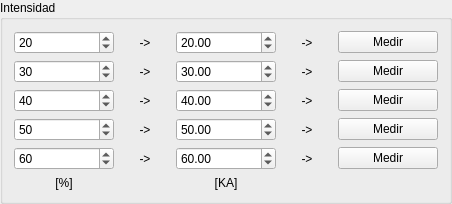
               <widget class="QGroupBox" name="groupBox_6">
                <property name="title">
                 <string>Intensidad</string>
                </property>
                <layout class="QGridLayout" name="gridLayout_9">
                 <item row="1" column="3">
                  <widget class="QLabel" name="label_80">
                   <property name="minimumSize">
                    <size>
                     <width>50</width>
                     <height>0</height>
                    </size>
                   </property>
                   <property name="maximumSize">
                    <size>
                     <width>50</width>
                     <height>16777215</height>
                    </size>
                   </property>
                   <property name="text">
                    <string>-&gt;</string>
                   </property>
                   <property name="alignment">
                    <set>Qt::AlignCenter</set>
                   </property>
                  </widget>
                 </item>
                 <item row="3" column="3">
                  <widget class="QLabel" name="label_84">
                   <property name="minimumSize">
                    <size>
                     <width>50</width>
                     <height>0</height>
                    </size>
                   </property>
                   <property name="maximumSize">
                    <size>
                     <width>50</width>
                     <height>16777215</height>
                    </size>
                   </property>
                   <property name="text">
                    <string>-&gt;</string>
                   </property>
                   <property name="alignment">
                    <set>Qt::AlignCenter</set>
                   </property>
                  </widget>
                 </item>
                 <item row="0" column="2">
                  <widget class="QDoubleSpinBox" name="caja_420">
                   <property name="minimumSize">
                    <size>
                     <width>100</width>
                     <height>0</height>
                    </size>
                   </property>
                   <property name="maximumSize">
                    <size>
                     <width>100</width>
                     <height>16777215</height>
                    </size>
                   </property>
                   <property name="value">
                    <double>20.000000000000000</double>
                   </property>
                  </widget>
                 </item>
                 <item row="0" column="0">
                  <widget class="QSpinBox" name="caja_415">
                   <property name="minimumSize">
                    <size>
                     <width>100</width>
                     <height>0</height>
                    </size>
                   </property>
                   <property name="maximumSize">
                    <size>
                     <width>100</width>
                     <height>16777215</height>
                    </size>
                   </property>
                   <property name="value">
                    <number>20</number>
                   </property>
                  </widget>
                 </item>
                 <item row="1" column="1">
                  <widget class="QLabel" name="label_79">
                   <property name="minimumSize">
                    <size>
                     <width>50</width>
                     <height>0</height>
                    </size>
                   </property>
                   <property name="maximumSize">
                    <size>
                     <width>50</width>
                     <height>16777215</height>
                    </size>
                   </property>
                   <property name="text">
                    <string>-&gt;</string>
                   </property>
                   <property name="alignment">
                    <set>Qt::AlignCenter</set>
                   </property>
                  </widget>
                 </item>
                 <item row="4" column="1">
                  <widget class="QLabel" name="label_85">
                   <property name="minimumSize">
                    <size>
                     <width>50</width>
                     <height>0</height>
                    </size>
                   </property>
                   <property name="maximumSize">
                    <size>
                     <width>50</width>
                     <height>16777215</height>
                    </size>
                   </property>
                   <property name="text">
                    <string>-&gt;</string>
                   </property>
                   <property name="alignment">
                    <set>Qt::AlignCenter</set>
                   </property>
                  </widget>
                 </item>
                 <item row="2" column="2">
                  <widget class="QDoubleSpinBox" name="caja_422">
                   <property name="minimumSize">
                    <size>
                     <width>100</width>
                     <height>0</height>
                    </size>
                   </property>
                   <property name="maximumSize">
                    <size>
                     <width>100</width>
                     <height>16777215</height>
                    </size>
                   </property>
                   <property name="value">
                    <double>40.000000000000000</double>
                   </property>
                  </widget>
                 </item>
                 <item row="2" column="1">
                  <widget class="QLabel" name="label_81">
                   <property name="minimumSize">
                    <size>
                     <width>50</width>
                     <height>0</height>
                    </size>
                   </property>
                   <property name="maximumSize">
                    <size>
                     <width>50</width>
                     <height>16777215</height>
                    </size>
                   </property>
                   <property name="text">
                    <string>-&gt;</string>
                   </property>
                   <property name="alignment">
                    <set>Qt::AlignCenter</set>
                   </property>
                  </widget>
                 </item>
                 <item row="4" column="0">
                  <widget class="QSpinBox" name="caja_419">
                   <property name="minimumSize">
                    <size>
                     <width>100</width>
                     <height>0</height>
                    </size>
                   </property>
                   <property name="maximumSize">
                    <size>
                     <width>100</width>
                     <height>16777215</height>
                    </size>
                   </property>
                   <property name="value">
                    <number>60</number>
                   </property>
                  </widget>
                 </item>
                 <item row="3" column="0">
                  <widget class="QSpinBox" name="caja_418">
                   <property name="minimumSize">
                    <size>
                     <width>100</width>
                     <height>0</height>
                    </size>
                   </property>
                   <property name="maximumSize">
                    <size>
                     <width>100</width>
                     <height>16777215</height>
                    </size>
                   </property>
                   <property name="value">
                    <number>50</number>
                   </property>
                  </widget>
                 </item>
                 <item row="0" column="3">
                  <widget class="QLabel" name="label_78">
                   <property name="minimumSize">
                    <size>
                     <width>50</width>
                     <height>0</height>
                    </size>
                   </property>
                   <property name="maximumSize">
                    <size>
                     <width>50</width>
                     <height>16777215</height>
                    </size>
                   </property>
                   <property name="text">
                    <string>-&gt;</string>
                   </property>
                   <property name="alignment">
                    <set>Qt::AlignCenter</set>
                   </property>
                  </widget>
                 </item>
                 <item row="0" column="1">
                  <widget class="QLabel" name="label_77">
                   <property name="minimumSize">
                    <size>
                     <width>50</width>
                     <height>0</height>
                    </size>
                   </property>
                   <property name="maximumSize">
                    <size>
                     <width>50</width>
                     <height>16777215</height>
                    </size>
                   </property>
                   <property name="text">
                    <string>-&gt;</string>
                   </property>
                   <property name="alignment">
                    <set>Qt::AlignCenter</set>
                   </property>
                  </widget>
                 </item>
                 <item row="2" column="0">
                  <widget class="QSpinBox" name="caja_417">
                   <property name="minimumSize">
                    <size>
                     <width>100</width>
                     <height>0</height>
                    </size>
                   </property>
                   <property name="maximumSize">
                    <size>
                     <width>100</width>
                     <height>16777215</height>
                    </size>
                   </property>
                   <property name="value">
                    <number>40</number>
                   </property>
                  </widget>
                 </item>
                 <item row="0" column="4">
                  <widget class="QPushButton" name="btn_405">
                   <property name="minimumSize">
                    <size>
                     <width>100</width>
                     <height>0</height>
                    </size>
                   </property>
                   <property name="maximumSize">
                    <size>
                     <width>100</width>
                     <height>16777215</height>
                    </size>
                   </property>
                   <property name="text">
                    <string>Medir</string>
                   </property>
                  </widget>
                 </item>
                 <item row="4" column="2">
                  <widget class="QDoubleSpinBox" name="caja_424">
                   <property name="minimumSize">
                    <size>
                     <width>100</width>
                     <height>0</height>
                    </size>
                   </property>
                   <property name="maximumSize">
                    <size>
                     <width>100</width>
                     <height>16777215</height>
                    </size>
                   </property>
                   <property name="value">
                    <double>60.000000000000000</double>
                   </property>
                  </widget>
                 </item>
                 <item row="1" column="2">
                  <widget class="QDoubleSpinBox" name="caja_421">
                   <property name="minimumSize">
                    <size>
                     <width>100</width>
                     <height>0</height>
                    </size>
                   </property>
                   <property name="maximumSize">
                    <size>
                     <width>100</width>
                     <height>16777215</height>
                    </size>
                   </property>
                   <property name="value">
                    <double>30.000000000000000</double>
                   </property>
                  </widget>
                 </item>
                 <item row="3" column="1">
                  <widget class="QLabel" name="label_83">
                   <property name="minimumSize">
                    <size>
                     <width>50</width>
                     <height>0</height>
                    </size>
                   </property>
                   <property name="maximumSize">
                    <size>
                     <width>50</width>
                     <height>16777215</height>
                    </size>
                   </property>
                   <property name="text">
                    <string>-&gt;</string>
                   </property>
                   <property name="alignment">
                    <set>Qt::AlignCenter</set>
                   </property>
                  </widget>
                 </item>
                 <item row="3" column="2">
                  <widget class="QDoubleSpinBox" name="caja_423">
                   <property name="minimumSize">
                    <size>
                     <width>100</width>
                     <height>0</height>
                    </size>
                   </property>
                   <property name="maximumSize">
                    <size>
                     <width>100</width>
                     <height>16777215</height>
                    </size>
                   </property>
                   <property name="value">
                    <double>50.000000000000000</double>
                   </property>
                  </widget>
                 </item>
                 <item row="1" column="4">
                  <widget class="QPushButton" name="btn_406">
                   <property name="minimumSize">
                    <size>
                     <width>100</width>
                     <height>0</height>
                    </size>
                   </property>
                   <property name="maximumSize">
                    <size>
                     <width>100</width>
                     <height>16777215</height>
                    </size>
                   </property>
                   <property name="text">
                    <string>Medir</string>
                   </property>
                  </widget>
                 </item>
                 <item row="5" column="0">
                  <widget class="QLabel" name="lbl_412">
                   <property name="text">
                    <string>[%]</string>
                   </property>
                   <property name="alignment">
                    <set>Qt::AlignCenter</set>
                   </property>
                  </widget>
                 </item>
                 <item row="4" column="4">
                  <widget class="QPushButton" name="btn_409">
                   <property name="minimumSize">
                    <size>
                     <width>100</width>
                     <height>0</height>
                    </size>
                   </property>
                   <property name="maximumSize">
                    <size>
                     <width>100</width>
                     <height>16777215</height>
                    </size>
                   </property>
                   <property name="text">
                    <string>Medir</string>
                   </property>
                  </widget>
                 </item>
                 <item row="2" column="4">
                  <widget class="QPushButton" name="btn_407">
                   <property name="minimumSize">
                    <size>
                     <width>100</width>
                     <height>0</height>
                    </size>
                   </property>
                   <property name="maximumSize">
                    <size>
                     <width>100</width>
                     <height>16777215</height>
                    </size>
                   </property>
                   <property name="text">
                    <string>Medir</string>
                   </property>
                  </widget>
                 </item>
                 <item row="4" column="3">
                  <widget class="QLabel" name="label_86">
                   <property name="minimumSize">
                    <size>
                     <width>50</width>
                     <height>0</height>
                    </size>
                   </property>
                   <property name="maximumSize">
                    <size>
                     <width>50</width>
                     <height>16777215</height>
                    </size>
                   </property>
                   <property name="text">
                    <string>-&gt;</string>
                   </property>
                   <property name="alignment">
                    <set>Qt::AlignCenter</set>
                   </property>
                  </widget>
                 </item>
                 <item row="2" column="3">
                  <widget class="QLabel" name="label_82">
                   <property name="minimumSize">
                    <size>
                     <width>50</width>
                     <height>0</height>
                    </size>
                   </property>
                   <property name="maximumSize">
                    <size>
                     <width>50</width>
                     <height>16777215</height>
                    </size>
                   </property>
                   <property name="text">
                    <string>-&gt;</string>
                   </property>
                   <property name="alignment">
                    <set>Qt::AlignCenter</set>
                   </property>
                  </widget>
                 </item>
                 <item row="3" column="4">
                  <widget class="QPushButton" name="btn_408">
                   <property name="minimumSize">
                    <size>
                     <width>100</width>
                     <height>0</height>
                    </size>
                   </property>
                   <property name="maximumSize">
                    <size>
                     <width>100</width>
                     <height>16777215</height>
                    </size>
                   </property>
                   <property name="text">
                    <string>Medir</string>
                   </property>
                  </widget>
                 </item>
                 <item row="5" column="2">
                  <widget class="QLabel" name="lbl_413">
                   <property name="text">
                    <string>[KA]</string>
                   </property>
                   <property name="alignment">
                    <set>Qt::AlignCenter</set>
                   </property>
                  </widget>
                 </item>
                 <item row="1" column="0">
                  <widget class="QSpinBox" name="caja_416">
                   <property name="minimumSize">
                    <size>
                     <width>100</width>
                     <height>0</height>
                    </size>
                   </property>
                   <property name="maximumSize">
                    <size>
                     <width>100</width>
                     <height>16777215</height>
                    </size>
                   </property>
                   <property name="value">
                    <number>30</number>
                   </property>
                  </widget>
                 </item>
                </layout>
               </widget>
